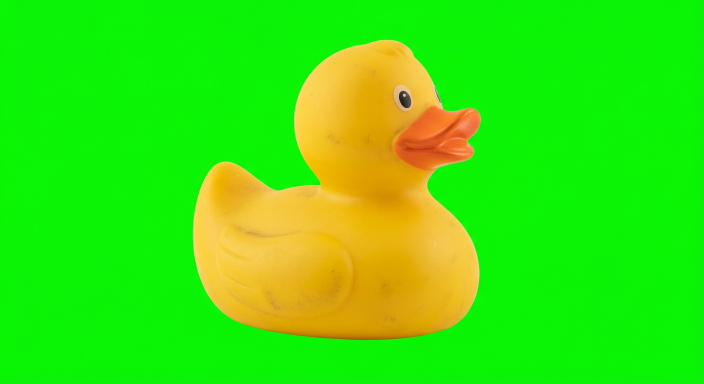
#> input picture showreel/duck_parallax/assets/duck.png, 1408 x 768 px (shown at 1/2 size)
$ python render_no_stock.py
#> lines starting #> are read from the running program, lines starting #| are printed output that depends on the picture
### showreel/duck_parallax/render.py
"""Frame-exact 2.5D documentary reconstruction: moving layers, no still slides.

Inputs: AI-generated isolated ship + duck cutouts, illustrative moving ocean
footage, Natural Earth geography, and the earlier narration/music mix. Visuals
are reconstructions and ocean flow is conceptual, not actual toy trajectories.
Requires Pillow, NumPy, imageio-ffmpeg and Linux DejaVu fonts.
"""
import argparse, json, math, subprocess, sys, tempfile
from pathlib import Path
import numpy as np
from PIL import Image, ImageDraw, ImageFont, ImageFilter, ImageEnhance
import imageio_ffmpeg

ROOT=Path(__file__).resolve().parents[2]; W,H,FPS=720,1280,30; DURATION=43.6
ASSET=Path(__file__).parent/'assets'; SRC=ROOT/'showreel/duck_cinema/assets/mga-waves-excerpt.mp4'
FONT='/usr/share/fonts/truetype/dejavu/DejaVuSans-Bold.ttf';REG='/usr/share/fonts/truetype/dejavu/DejaVuSans.ttf'
FONTS={s:ImageFont.truetype(FONT,s) for s in (19,24,32,43,48,58,72,86)}
R19=ImageFont.truetype(REG,19);R17=ImageFont.truetype(REG,17)
GOLD=(245,195,99,255);WHITE=(245,244,229,255)

def ease(x):
 x=max(0,min(1,x));return x*x*(3-2*x)

def key_asset(path):
 img=Image.open(path).convert('RGB');rgb=np.array(img).astype(np.int16)
#> in key_asset, img is the input picture: PIL image 1408x768 RGB; mean R, G, B 59.5, 229, 12.3
 r,g,b=rgb[:,:,0],rgb[:,:,1],rgb[:,:,2]
 dominance = g - np.maximum(r,b)
 alpha=np.where(g>80,np.clip(255-(dominance-15)*5,0,255),255).astype(np.uint8)
 # Only chroma-key dominant green; object colors and alpha are retained.
 rgba=np.dstack([rgb.astype(np.uint8),alpha]);im=Image.fromarray(rgba,'RGBA')
#> after `rgba = np.dstack([rgb.astype(np.uint8), alpha])`:
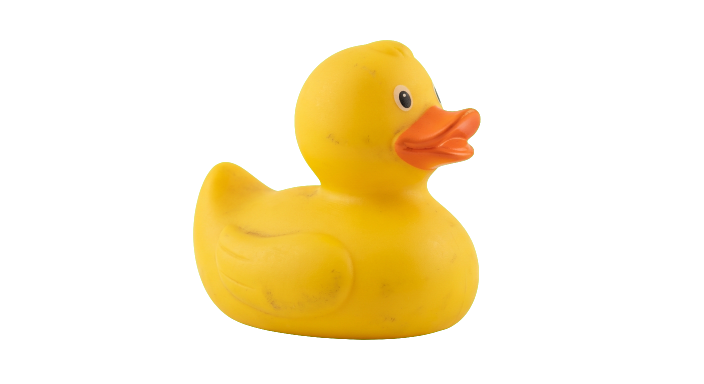
#> rgba: shape (768, 1408, 4) (shown at 1/2 size); mean R, G, B, A 59.5, 229, 12.3, 55.8; transparent parts drawn white
 box=im.getbbox()
#> box = (386, 80, 962, 680)
 if box is None:raise ValueError(f'empty chroma mask for {path}')
 return im.crop(box)

DUCK=key_asset(ASSET/'duck.png');SHIP=key_asset(ASSET/'ship.png')
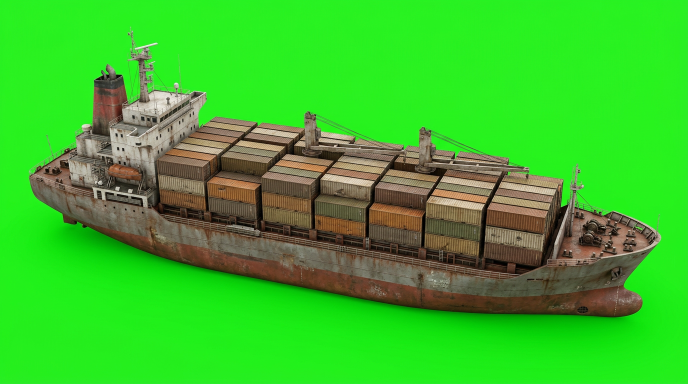
#> input picture showreel/duck_parallax/assets/ship.png, 1376 x 768 px (shown at 1/2 size)
#> in key_asset, img is the input picture: PIL image 1376x768 RGB; mean R, G, B 59.4, 188.7, 41.8
#> in key_asset (call 2), `r,g,b=rgb[:,:,0],rgb[:,:,1],rgb[:,:,2]`:
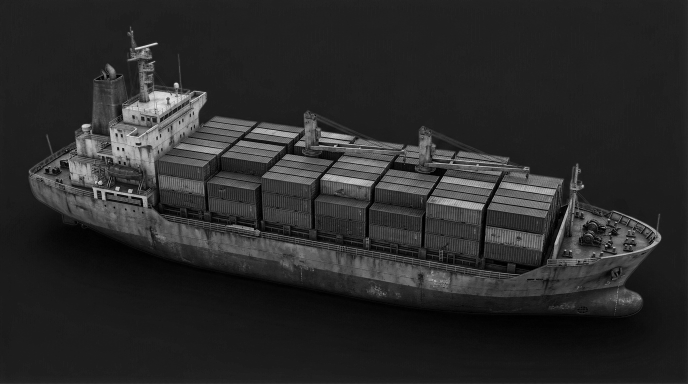
#> b: shape (768, 1376) int16 (shown at 1/2 size); min 0, max 251, mean 41.8
#> in key_asset (call 2), `dominance = g - np.maximum(r,b)`:
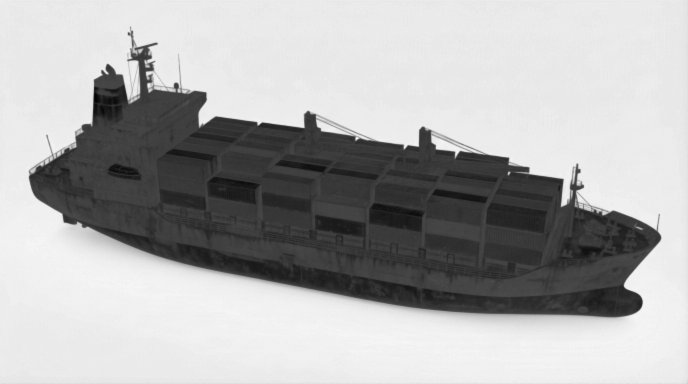
#> dominance: shape (768, 1376) int16 (shown at 1/2 size); min -83, max 227, mean 129.3; drawn with min black and max white
#> in key_asset (call 2), `alpha=np.where(g>80,np.clip(255-(dominance-15)*5,0,255),255).astype(np..`:
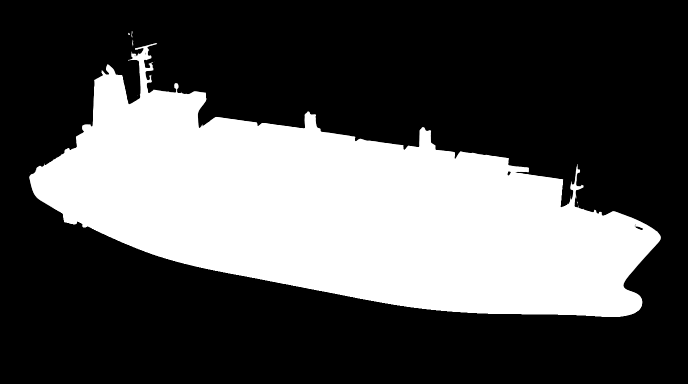
#> alpha: shape (768, 1376) (shown at 1/2 size); min 0, max 255, mean 84.1
#> in key_asset (call 2), `rgba = np.dstack([rgb.astype(np.uint8), alpha])`:
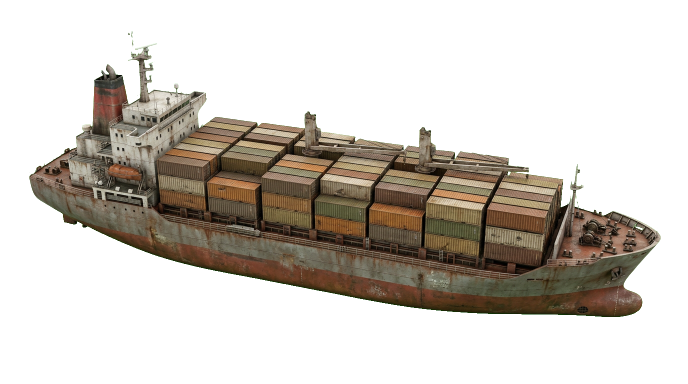
#> rgba: shape (768, 1376, 4) (shown at 1/2 size); mean R, G, B, A 59.4, 188.7, 41.8, 84.1; transparent parts drawn white
#> in key_asset (call 2), `box=im.getbbox()`: box = (58, 62, 1322, 634)
#> in key_asset (call 2), `return im.crop(box)`:
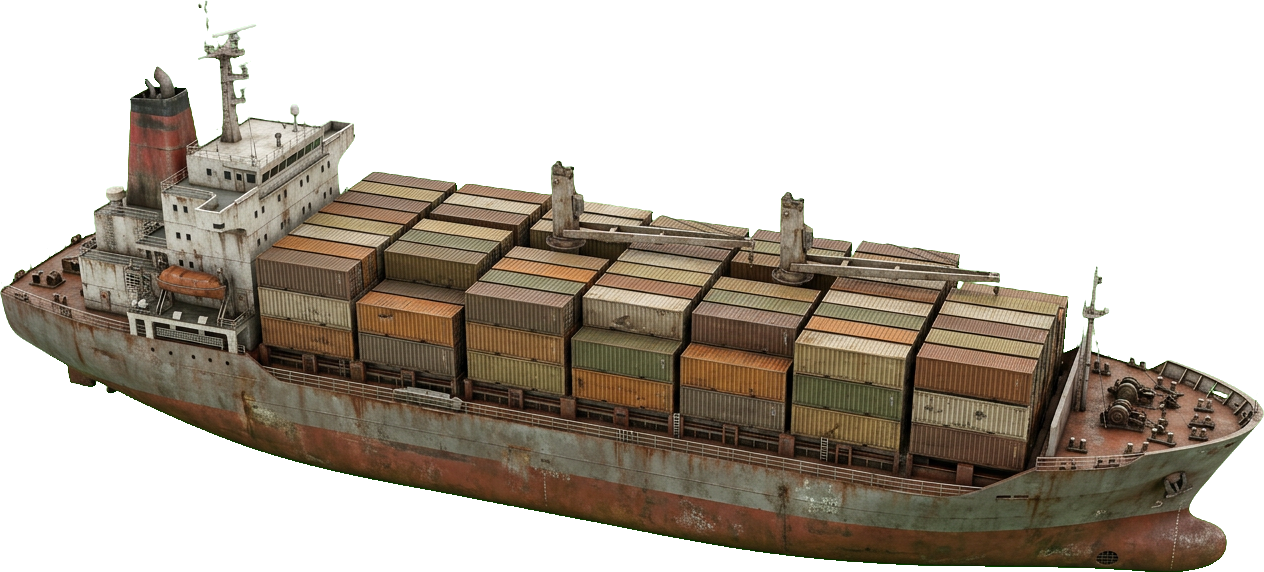
#> returned value: PIL image 1264x572 RGBA; mean R, G, B, A 71.4, 166.1, 48.8, 122.9; transparent parts drawn white

def prepare_map():
#> (the run stopped early here; a loop or call above may not have finished)
